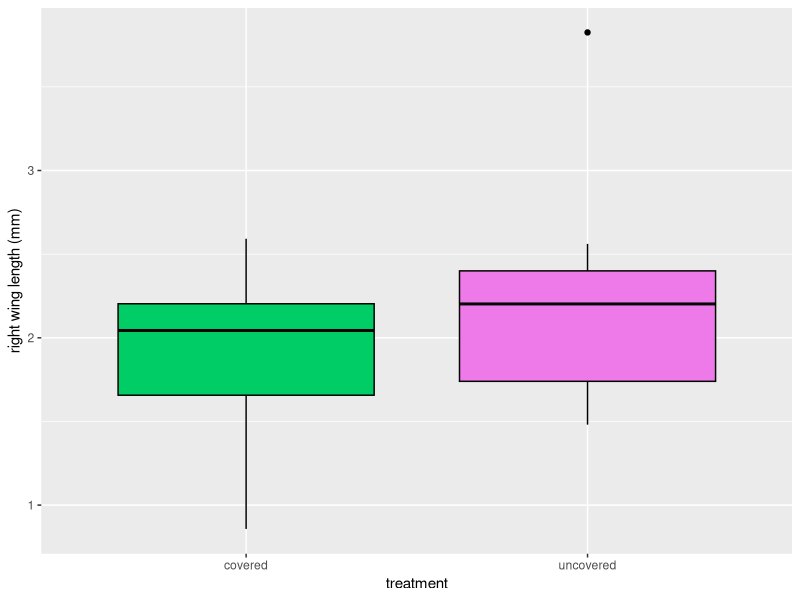
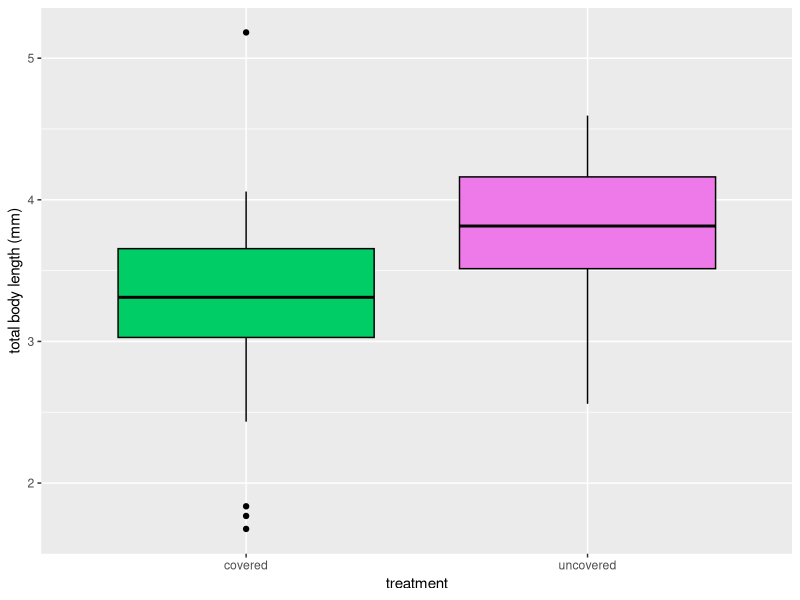
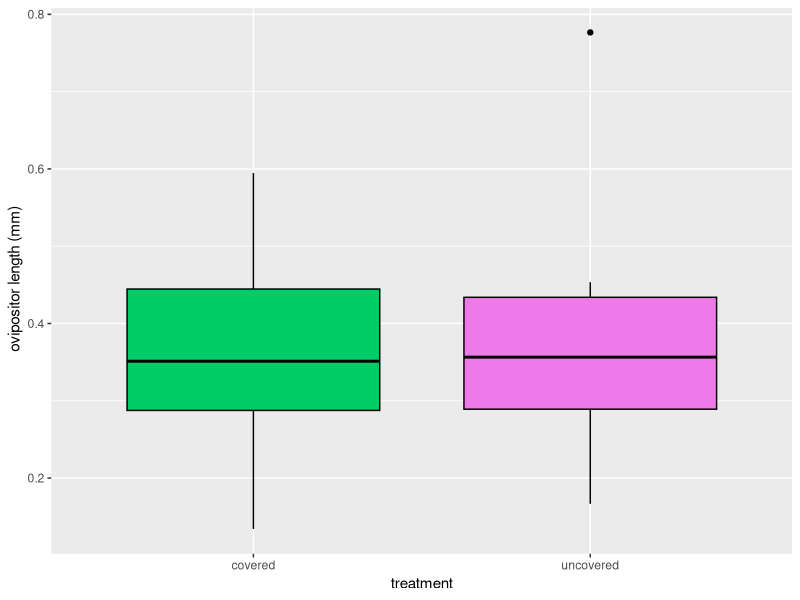
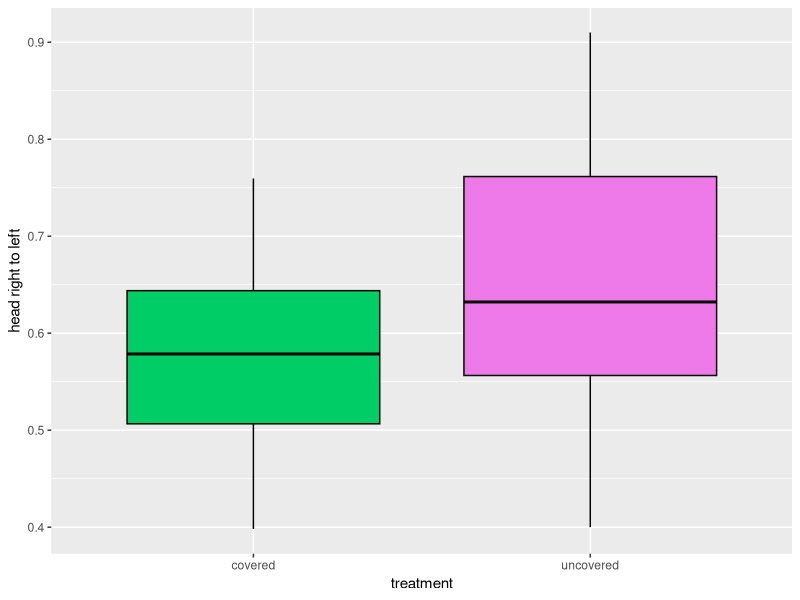
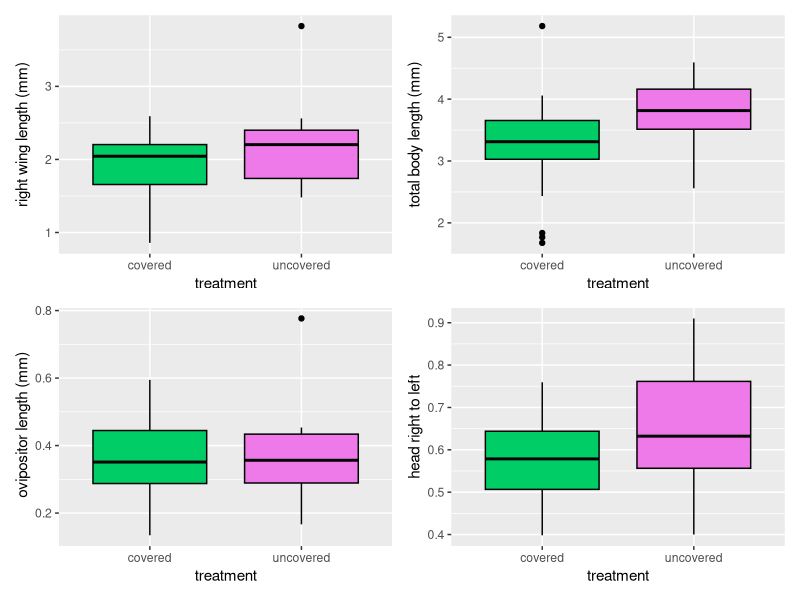
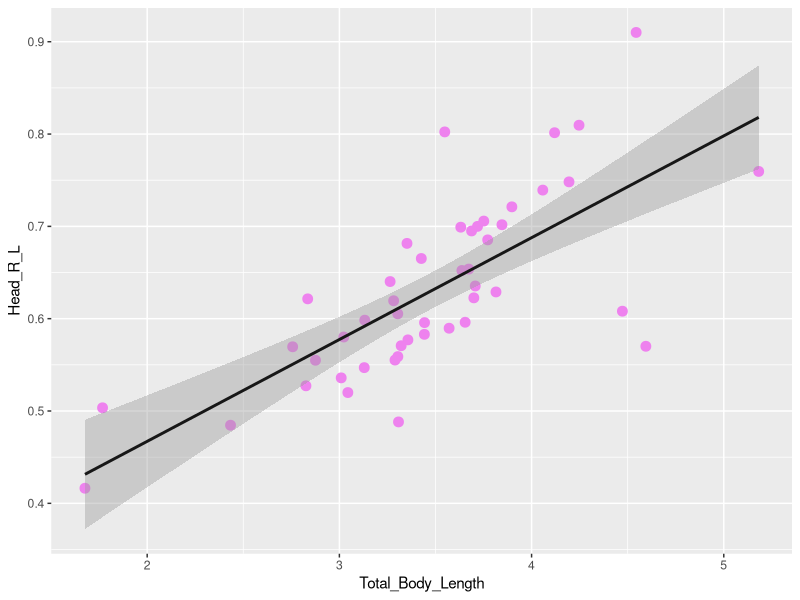
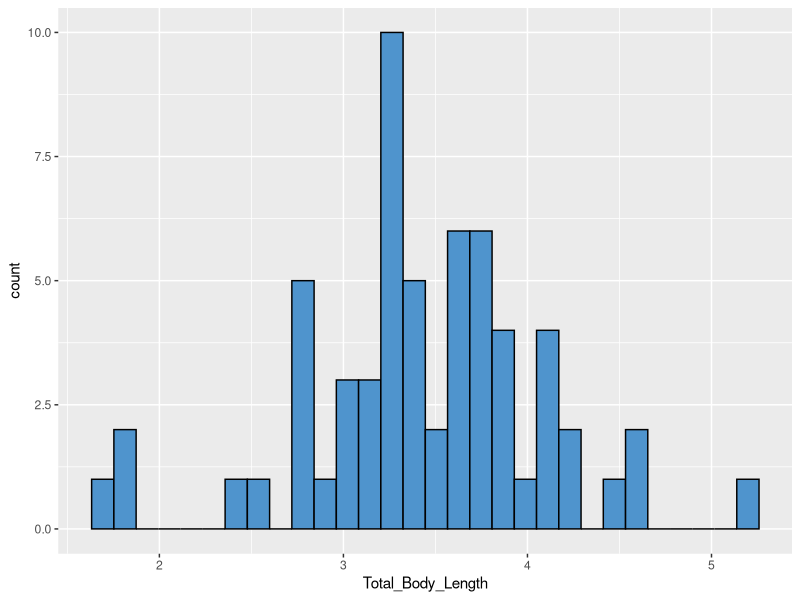

Write the R code that produced these figures, in order.

# ------------Library------------------
library(ggplot2)
library(ggthemes)
library(patchwork)
# ------------Global variables------------------

morph<-read.csv("Morphometric_Analysis_Values - Sheet1.csv")
print(morph)
rwing<-morph$Right_Wing_Length
# ------------Program Body------------------
# graph data 

#Boxplot and anova

g1<- ggplot(data=morph)+
  aes(x=X, y=rwing, fill=rwing)+
  xlab("treatment") +
  ylab("right wing length (mm)")+
  geom_boxplot(fill=c("springgreen3", "orchid2"), col="black")+
  theme(legend.position = "none")
print(g1)


g2<- ggplot(data=morph)+
  aes(x=X, y=Total_Body_Length, fill=Total_Body_Length)+
  xlab("treatment") +
  ylab("total body length (mm)")+
  geom_boxplot(fill=c("springgreen3", "orchid2"), col="black")+
  theme(legend.position = "none")
print(g2)

g3<- ggplot(data=morph)+
  aes(x=X, y=Ovipositor_Length, fill=Ovipositor_Length)+
  xlab("treatment") +
  ylab(" ovipositor length (mm)")+
  geom_boxplot(fill=c("springgreen3", "orchid2"), col="black")+
  theme(legend.position = "none")
print(g3)


g4<- ggplot(data=morph)+
  aes(x=X, y=Head_R_L, fill=Head_R_L)+
  xlab("treatment") +
  ylab("head right to left")+
  geom_boxplot(fill=c("springgreen3", "orchid2"), col="black")+
  theme(legend.position = "none")
print(g4)

  
  g1+g2+g3+g4

# scatter plot graph
  m1 <- ggplot(data=morph) + 
    aes(x=Total_Body_Length,y=Head_R_L) +
    geom_point(size=3, col="violet") +
  geom_smooth(method="lm", col="grey9")
  print(m1)
  
  
  # Histogram for Total body length comparing the covered and uncovered groups
hist<-ggplot(data=morph)+
  aes(x=Total_Body_Length) + 
  geom_histogram(fill="steelblue3",
                 color="black")
print(hist)




